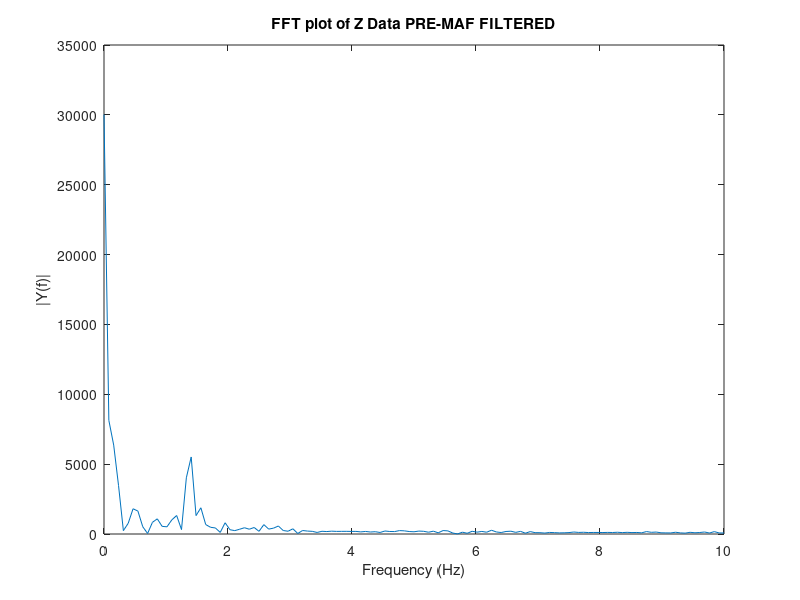

Write MATLAB code to recreate this figure.
arrayofdata=[
    -15753
-15679
-15917
-13293
-15856
-15605
-16029
-15512
-15297
-15668
-15770
-15701
-15615
-17669
-16021
-13908
-16106
-20001
-13382
-14396
-11740
-14057
-19048
-13926
-14984
-24767
-19962
-18609
-17955
-13885
-16419
-15833
-15992
-8580
-6822
-6952
-8589
-15845
-22186
-22501
-24344
-27641
-22384
-17080
-14057
-11928
-9869
-6219
-5153
-7856
-11797
-16831
-19410
-25040
-22728
-21947
-24505
-23345
-14552
-13545
-9231
-10357
-4664
-1482
-12913
-11832
-15181
-20605
-8215
-18115
-22792
-24745
-17523
-12824
-12227
-8506
-6933
-4535
-7631
-10120
-14462
-20148
-21826
-20478
-20804
-28325
-20091
-14544
-12361
-13202
-9854
-5632
-3041
-12280
-13861
-14661
-21709
-23036
-22920
-20426
-24239
-22401
-17767
-13341
-10133
-7425
-4924
-3502
-11840
-11661
-17948
-22401
-24516
-17701
-24929
-24392
-20018
-15535
-11324
-8098
-4106
-2008
-11343
-12423
-15131
-20918
-23258
-17781
-23595
-23868
-18366
-16166
-11155
-8309
-7093
-6151
-7260
-10444
-15000
-16287
-20766
-23985
-19760
-24897
-22405
-19040
-15205
-10349
-6972
-4477
-3349
-10232
-13044
-16074
-20888
-22427
-32760
-22556
-24681
-20582
-16899
-12357
-5814
-4212
-3783
-11180
-13053
-13617
-18347
-22583
-25295
-20848
-25878
-21206
-16513
-13158
-9850
-6553
-4787
-5382
-10692
-14097
-18952
-22917
-4175
-15915
-26504
-20684
-17670
-14328
-10282
-7656
-7087
-4629
-10360
-10453
-16177
-21094
-21948
-24602
]

% arrayofdata=[
%     -15836
% -15662
% -15482
% -15846
% -15654
% -15745
% -15787
% -15786
% -15752
% -15675
% -15814
% -15664
% -15658
% -15758
% -15774
% -15828
% -15679
% -15800
% -15729
% -15845
% -15611
% -15768
% -15757
% -15728
% -15791
% -15704
% -15793
% -15812
% -15853
% -15744
% -15804
% -15508
% -15747
% -15736
% -15688
% -15731
% -15792
% -15806
% -15721
% -15787
% -15679
% -15804
% -15757
% -15707
% -15672
% -15777
% -15944
% -15646
% -15818
% -15781
% -15901
% -15694
% -15669
% -15729
% -15661
% -15738
% -15824
% -15858
% -15578
% -15918
% -15720
% -15770
% -15833
% -15908
% -15681
% -15880
% -15772
% -15789
% -15736
% -15816
% -15785
% -15408
% -15837
% -15752
% -15729
% -15833
% -15748
% -15856
% -15737
% -15733
% -15722
% -15764
% -15805
% -15832
% -15701
% -15822
% -15781
% -15747
% -15781
% -15722
% -15786
% -15737
% -15861
% -15785
% -15777
% -15846
% -15580
% -15750
% -15787
% -15693
% -15460
% -15678
% -15748
% -15712
% -15824
% -15825
% -15918
% -15656
% -15716
% -15708
% -15672
% -15717
% -15776
% -15619
% -16008
% -15742
% -15814
% -15777
% -15720
% -15728
% -15744
% -15892
% -15942
% -15633
% -15890
% -15624
% -15724
% -15758
% -15844
% -15526
% -15698
% -15798
% -15784
% -15742
% -15729
% -15822
% -15750
% -15749
% -15818
% -15757
% -15451
% -15901
% -15731
% -15801
% -15777
% -15884
% -15761
% -15634
% -15760
% -15573
% -15886
% -15701
% -15716
% -15653
% -15789
% -15812
% -15811
% -15782
% -15785
% -15686
% -15512
% -15909
% -15711
% -15812
% -15764
% -15677
% -15989
% -15586
% -15806
% -15653
% -15748
% -15791
% -15842
% -15760
% -15732
% -15745
% -15772
% -15845
% -15727
% -15662
% -15468
% -15840
% -15781
% -15793
% -15766
% -15820
% -15713
% -15748
% -15829
% -15588
% -15669
% -15826
% -15646
% -15785
% -15781
% -15741
% -15605
% -15786
% -15826
% -15716]

z_filtered= zeros(size(arrayofdata));
firstinfirstout= zeros(5,1); 
counter=1;
for kk=1:numel(arrayofdata)
    firstinfirstout(counter)= arrayofdata(kk);
    counter=counter+1;
    if (counter >5)
        counter=1;
    end
    arrayofdata(kk)=mean(firstinfirstout);
end

%plot (arrayofdata)
L= numel(arrayofdata);
NFFT = 2^nextpow2(L); % Next power of 2 from length of y
Y = fft(arrayofdata,NFFT)/L;
f = 20/2*linspace(0,1,NFFT/2+1);

% Plot single-sided amplitude spectrum.
plot(f,2*abs(Y(1:NFFT/2+1))) 
title('FFT plot of Z Data PRE-MAF FILTERED')
xlabel('Frequency (Hz)')
ylabel('|Y(f)|')

%plot (arrayofdata)